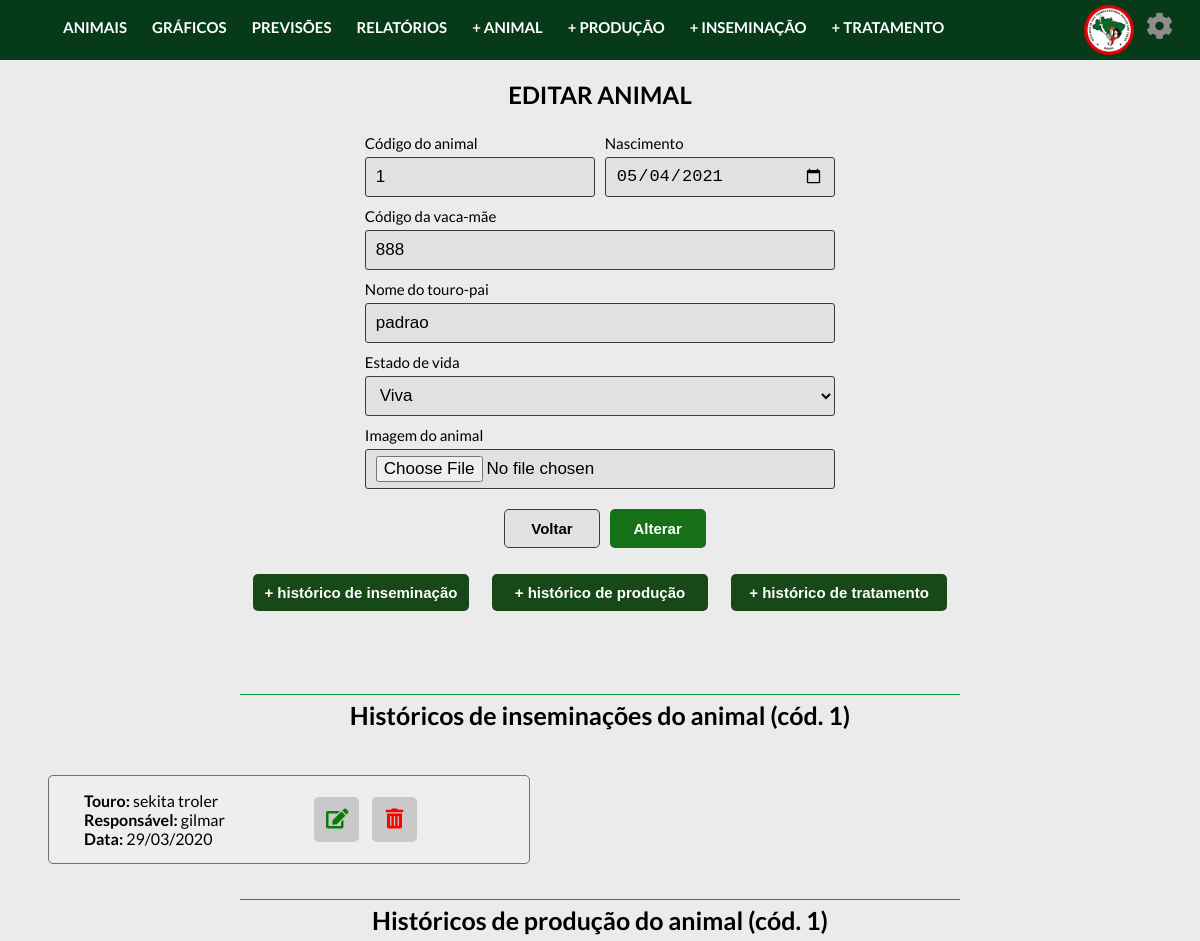
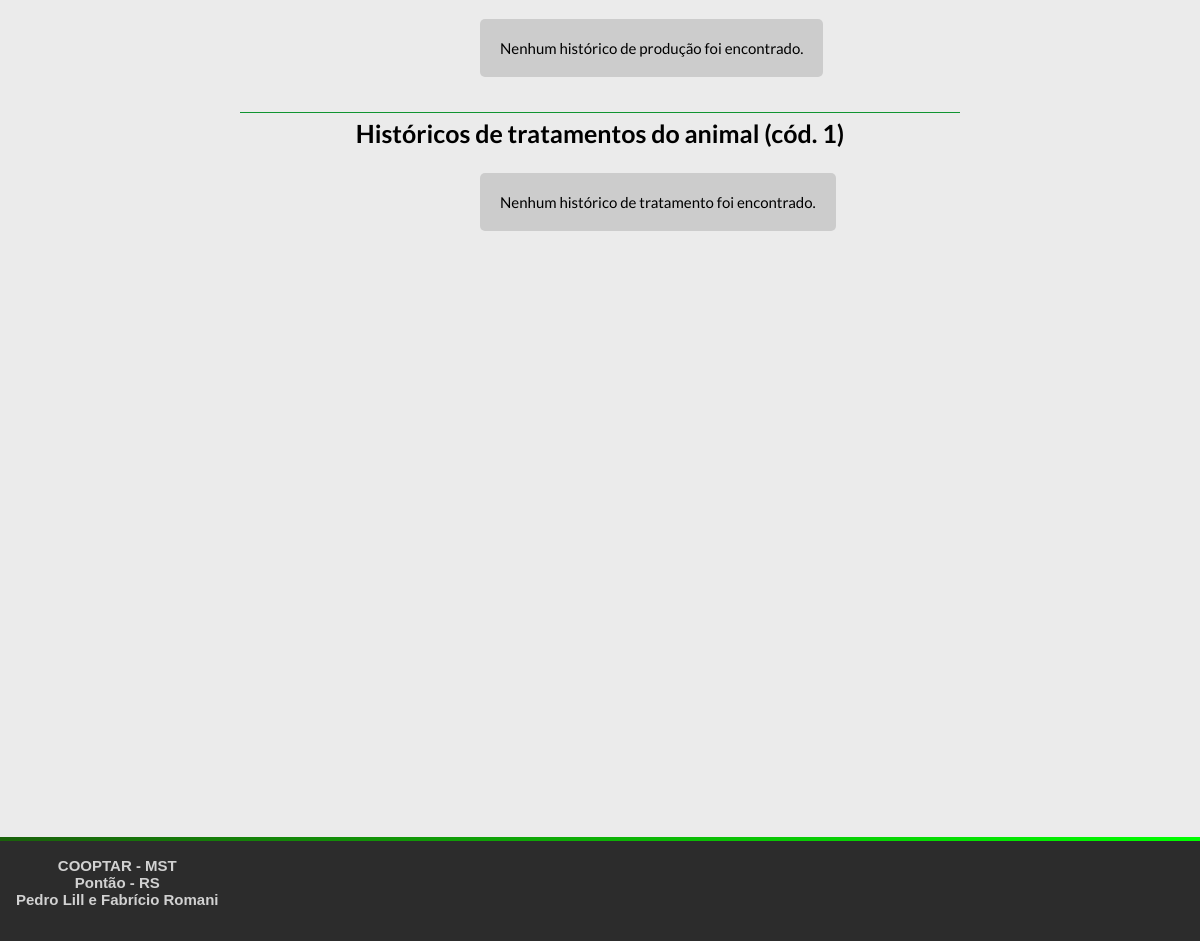
Page /controller/animalController.php?acao=altera&codAnimal=1 on the committed database (2 pictures, top to bottom).
### tables this page shows
create table animal(
  codAnimal INTEGER NOT NULL,
  dtNascimento DATE NOT NULL,
  codMae INTEGER NOT NULL,
  nomePai VARCHAR(30) NOT NULL,
  estadoVida VARCHAR(10) NOT NULL,
  motivoMorte VARCHAR(30) NULL,
  dataMorte DATE NULL,
  nomeImagem VARCHAR(30) NOT NULL,
  PRIMARY KEY (codAnimal)
);

create table inseminacao(
  codInseminacao INTEGER AUTO_INCREMENT PRIMARY KEY,
  codAnimal INTEGER NOT NULL,
  dtInseminacao DATE NOT NULL,
  touroInseminador VARCHAR(20) NOT NULL,
  inseminadorResponsavel VARCHAR(40) NOT NULL,
  retorno VARCHAR(10) NOT NULL,
  obs TEXT,
   
  FOREIGN KEY (codAnimal) REFERENCES animal(codAnimal)
);

### controller/classes/Conexao.php (called while the page is built)
<?php
    class Conexao{
        public static $conexao;
        public static function conecta(){
            if(!isset(self::$conexao)){
                try{
                    self::$conexao = new PDO("mysql:host=localhost; dbname=projetointegrado", "admcooptar", "12345");
                }
                catch(PDOException $e){
                    echo "Erro de conexão: ". $e->getMessage();
                    die();
                }
            }
            return self::$conexao;
        }
    }
?>

### controller/classes/AnimalDAO.php (called while the page is built, shortened)
<?php
    require_once "Conexao.php";
    require_once "Animal.php";
    class AnimalDAO{
        public $conexao;
        public function __construct(){
            $this->conexao = Conexao::conecta();
        }
        public function buscar($codAnimal){
            try{
                $query = $this->conexao->prepare("select * from animal where codAnimal=:c");
                $query->bindParam(":c", $codAnimal, PDO::PARAM_INT);
                $query->execute();
                $registros = $query->fetchAll(PDO::FETCH_CLASS, "Animal");
                return $registros[0];
            }
            catch(PDOException $e){
                echo "Erro no acesso aos dados: ". $e->getMessage();
            }
        }
    }
?>

### controller/classes/Animal.php (called while the page is built, shortened)
<?php
    class Animal{
        private $codAnimal;
        private $dtNascimento;
        private $codMae;
        private $nomePai;
        private $estadoVida;
        private $nomeImagem;
        public function getCodAnimal(){
            return $this->codAnimal;
        }
        public function getDtNascimento(){
            return $this->dtNascimento;
        }
        public function getCodMae(){
            return $this->codMae;
        }
        public function getNomePai(){
            return $this->nomePai;
        }
        public function getEstadoVida(){
            return $this->estadoVida;
        }
        public function getNomeImagem(){
            return $this->nomeImagem;
        }
    }
?>

### controller/classes/InseminacaoDAO.php (called while the page is built, shortened)
<?php
    require_once "Conexao.php";
    require_once "Inseminacao.php";
    class InseminacaoDAO{
        public $conexao;
        public function __construct(){
            $this->conexao = Conexao::conecta();
        }
        public function buscaLista($codAnimal){
            try{
                $query = $this->conexao->prepare("select * from inseminacao where codAnimal = :c");
                $query->bindParam(":c", $codAnimal, PDO::PARAM_INT);
                $query->execute();
                $registros = $query->fetchAll(PDO::FETCH_CLASS, "Inseminacao");
                return $registros;
            }
            catch(PDOException $e){
                echo "Erro no acesso aos dados: ". $e->getMessage();
            }
        }
    }
?>

### controller/classes/Inseminacao.php (called while the page is built, shortened)
<?php
    class Inseminacao{
        private $codInseminacao;
        private $dtInseminacao;
        private $touroInseminador;
        private $inseminadorResponsavel;
        public function getCodInseminacao(){
            return $this->codInseminacao;
        }
        public function getDtInseminacao(){
            return $this->dtInseminacao;
        }
        public function getTouroInseminador(){
            return $this->touroInseminador;
        }
        public function getInseminadorResponsavel(){
            return $this->inseminadorResponsavel;
        }
    }
?>

### controller/classes/ProducaoDAO.php (called while the page is built, shortened)
<?php
    require_once "Conexao.php";
    class ProducaoDAO{
        public $conexao;
        public function __construct(){
            $this->conexao = Conexao::conecta();
        }
        public function buscaLista($codAnimal){
            try{
                $query = $this->conexao->prepare("select * from producao where codAnimal = :c");
                $query->bindParam(":c", $codAnimal, PDO::PARAM_INT);
                $query->execute();
                $registros = $query->fetchAll(PDO::FETCH_CLASS, "Producao");
                return $registros;
            }
            catch(PDOException $e){
                echo "Erro no acesso aos dados: ". $e->getMessage();
            }
        }
    }
?>

### controller/classes/TratamentoDAo.php (called while the page is built, shortened)
<?php
    require_once "Conexao.php";
    class TratamentoDAO{
        public $conexao;
        public function __construct(){
            $this->conexao = Conexao::conecta();
        }
        public function buscaLista($codAnimal){
            try{
                $query = $this->conexao->prepare("select * from tratamento where codAnimal = :c");
                $query->bindParam(":c", $codAnimal, PDO::PARAM_INT);
                $query->execute();
                $registros = $query->fetchAll(PDO::FETCH_CLASS, "Tratamento");
                return $registros;
            }
            catch(PDOException $e){
                echo "Erro no acesso aos dados: ". $e->getMessage();
            }
        }
    }
?>

### controller/views/alteraAnimal.php (the view, shortened to what this page needs)
<main>
  <?php
    $codAnimal = isset($_POST['field_codAnimal']) ? $_POST['field_codAnimal'] : $animal->getCodAnimal();
    $dtNascimento = isset($_POST['field_dtNascimento']) ? $_POST['field_dtNascimento'] : $animal->getDtNascimento();
    $codMae = isset($_POST['field_codMae']) ? $_POST['field_codMae'] : $animal->getCodMae();
    $nomePai = isset($_POST['field_nomePai']) ? $_POST['field_nomePai'] : $animal->getNomePai();
    $estadoVida = isset($_POST['field_estadoVida']) ? $_POST['field_estadoVida'] : $animal->getEstadoVida();
    $nomeImagem = isset($_FILES['field_imagem']['name'])?($_FILES['field_imagem']['name']) : $animal->getNomeImagem();
  ?>
<?php require_once("../includes/header.php");?>
<form action="" class="container-historicos" name="form-inseminacao" method="post" enctype="multipart/form-data">
  <h2>EDITAR ANIMAL</h2>
  <div class="div-metade">
    <label class="label-cadastra" for="id_codAnimal">Código do animal </label>
    <input type="number" name="field_codAnimal" id="id_codAnimal" value="<?=$codAnimal ?>" required>
  </div>
  <div class="div-metade">
    <label class="label-cadastra" for="id_dtNascimento">Nascimento </label>
    <input type="date" name="field_dtNascimento" maxlength="100" id="id_dtNascimento" value="<?=$dtNascimento?>" required>
  </div>
  <div class="div-inteira">
    <label class="label-cadastra" for="id_codMae">Código da vaca-mãe </label>
    <input type="number" name="field_codMae" maxlength="100" id="id_codMae" value="<?=$codMae?>" required>
  </div>
  <div class="div-inteira">
    <label class="label-cadastra" for="id_nomePai">Nome do touro-pai </label>
    <input type="text" name="field_nomePai" maxlength="50" id="id_nomePai" value="<?=$nomePai?>" required>
  </div>
  <div class="div-inteira">
    <label class="label-cadastra" for="id_estadoVida">Estado de vida </label>
    <select name="field_estadoVida" id="id_estadoVida" onChange="estadoVida()" required >
        <option value="Viva" value="<?=$estadoVida?>">Viva</option>
  </select>
  </div>
  <div class="div-inteira">
    <label class="label-cadastra" for="id_nomeImagem">Imagem do animal </label>
    <input type="file" name="field_imagem" id="id_imagem" maxlength="50" id="id_nomeImagem" value="<?=$nomeImagem?>" required>
  </div>
  <button name="adiciona" class="button-form-voltar" type="button" onclick="botaoVoltar('alteraAnimal')">Voltar</button>
  <button name="adiciona" class="button-form-altera" type="submit">Alterar</button>
</form>
<div class="botoes-adiciona">
  <button name="adiciona" class="button-adiciona-historico-altera" onclick="adicionaHistoricoInse(<?=$codAnimal ?>)">+ histórico de inseminação</button>
  <button name="adiciona" class="button-adiciona-historico-altera" onclick="adicionaHistoricoProd(<?=$codAnimal ?>)">+ histórico de produção</button>
  <button name="adiciona" class="button-adiciona-historico-altera" onclick="adicionaHistoricoTrat(<?=$codAnimal ?>)">+ histórico de tratamento</button>
</div>
<br>
<br>
<?php include("listaInseminacao.php");?>
<?php include("listaProducao.php");?>
<?php include("listaTratamento.php");?>
<?php require_once("../includes/footer.php");?>
</main>

### controller/views/listaInseminacao.php (shortened to what this page needs)
<!DOCTYPE html>
<html lang="pt-br">
<head>
  <link href="../css/style.css" rel="stylesheet">
  <link href="../css/adicionar-animal.css" rel="stylesheet">
  <link href="../css/lista-animais.css" rel="stylesheet">
</head>
<div class="lista_animais">
  <?php
    require_once "../controller/classes/InseminacaoDAO.php";
    $obj = new InseminacaoDAO();
    $lista = $obj->buscaLista($codAnimal);
    ?>
    <h3>Históricos de inseminações do animal (cód. <?=$codAnimal?>)</h3>
    <?php
    if(count($lista) == 0){
    ?>
       <div class="div-nenhum-historico">
        <p>Nenhum histórico de inseminação foi encontrado.</p>
       </div>
    <?php
    }else{
      foreach ($lista as $inseminacao){
    ?>
      <div class="animal-historico">
          <div class="label">
              <div class="animal_descricao">
              <strong>Touro: </strong> <?=$inseminacao->getTouroInseminador()?> <br>
              <strong>Responsável: </strong> <?=$inseminacao->getInseminadorResponsavel()?> <br>
              <strong>Data: </strong> <?=date('d/m/Y', strtotime("+0 days",strtotime($inseminacao->getDtInseminacao())));?>
            </div>
            <div>
              <button name="altera" class="button-edit" onclick="window.location.href='inseminacaoController.php?acao=altera&codInseminacao=<?=$inseminacao->getCodInseminacao() ?>'"><i class="fa fa-edit fa-1x"></i></button>
              <button name="exclui" class="button-delete" onclick=""><i class="fa fa-trash-alt fa-1x"></i></button>
            </div>
          </div>
      </div>
    <?php
      }
    }
  ?>
</div>

### controller/views/listaProducao.php (shortened to what this page needs)
<!DOCTYPE html>
<html lang="pt-br">
<head>
  <link href="../css/style.css" rel="stylesheet">
  <link href="../css/adicionar-animal.css" rel="stylesheet">
  <link href="../css/lista-animais.css" rel="stylesheet">
</head>
<div class="lista_animais">
  <?php
  require_once "../controller/classes/ProducaoDAO.php";
  $obj = new ProducaoDAO();
  $lista = $obj->buscaLista($codAnimal);
  ?>
  <h3>Históricos de produção do animal (cód. <?=$codAnimal?>)</h3>
  <?php
  if(count($lista) == 0){
    ?>
    <div class="div-nenhum-historico">
     <p>Nenhum histórico de produção foi encontrado.</p>
    </div>
   <?php
    }
  ?>
</div>

### controller/views/listaTratamento.php (shortened to what this page needs)
<!DOCTYPE html>
<html lang="pt-br">
<head>
  <link href="../css/style.css" rel="stylesheet">
  <link href="../css/adicionar-animal.css" rel="stylesheet">
  <link href="../css/lista-animais.css" rel="stylesheet">
</head>
<div class="lista_animais">
  <?php
  require_once "../controller/classes/TratamentoDAO.php";
  $obj = new TratamentoDAO();
  $lista = $obj->buscaLista($codAnimal);
  ?>
  <h3>Históricos de tratamentos do animal (cód. <?=$codAnimal?>)</h3>
  <?php
  if(count($lista) == 0){
    ?>
    <div class="div-nenhum-historico">
     <p>Nenhum histórico de tratamento foi encontrado.</p>
    </div>
   <?php
    }
  ?>
</div>

### css/style.css (style rules this page uses)
:root { --primary-color: #073a18; }
body { font-family: 'Lato', sans-serif; margin: 0; transition: transform 0.3s; background-color: #ebebeb; }
button, input[type='submit'] { border: 0; border-radius: 5px; color: #fff; cursor: pointer; padding: 8px 12px; }

### css/adicionar-animal.css (style rules this page uses)
.container-historicos { display: flex; flex-direction: row; justify-content: flex-start; flex-wrap: wrap; margin-left: 30%; width: 40%; }
input[type=date], input[type=text], input[type=file], select, input[type=number], input[type=password], input[type=checkbox] { background-color: #e2e1e1; width: 100%; padding: 6px 10px; margin: 5px 0 5px 0; display: inline-block; border: 1.8px solid #3c3b3b; box-sizing: border-box; border-radius: 3px; font-size: 17px; cursor: pointer; height: 40px; }
.label-cadastra { width: 100%; margin: 5px 0 0 0; display: block; box-sizing: border-box; font-size: 15px; }
.container-historicos h2 { width: 100%; text-align: center; }
.button-form-altera { background-color: #157018; color: white; padding: 10px; margin: 15px 0 0 1%; border: none; cursor: pointer; width: 20%; font-size: 15px; font-weight: bold; }
.button-form-voltar { background-color: #e2e1e1; color: black; padding: 10px; margin: 15px 1% 0 30%; border: none; cursor: pointer; border: 1px solid #3c3b3b; width: 20%; font-size: 15px; font-weight: bold; }
.div-metade { width: 48%; margin: 0 1% 0 1%; }
.div-inteira { width: 98%; margin: 0 1% 0 1%; }
.botoes-adiciona { width: 60%; margin-left: 20%; text-align: center; }
.button-adiciona-historico-altera { background-color: #164818; color: white; margin: 10px; padding: 10px; border: none; cursor: pointer; width: 30%; font-size: 15px; font-weight: bold; }

### css/lista-animais.css (style rules this page uses)
.lista_animais { display: flex; flex-direction: row; justify-content: flex-start; flex-wrap: wrap; margin-top: 10px; }
h3 { width: 100%; text-align: center; font-size:25px; font-weight: bold; }
.lista_animais h3 { width: 60%; margin-left: 20%; border-top: 1px solid #109431; padding-top: 5px; }
.animal-historico { cursor: pointer; width: 40vw; font-size: 15px; background-color: #eeeeee; border: 1px solid #707070; margin: 20px 4vw 0 4vw; border-radius: 5px; transition: 0.3s; }
.div-nenhum-historico { background-color: rgb(204, 204, 204); font-size: 15px; padding: 20px; margin-left: 40vw; border-radius: 5px; }
.div-nenhum-historico p { margin: 0; }
.animal-historico .label { display: flex; margin: 15px; align-items: center; }
.animal_descricao { margin-left: 20px; font-size: 16px; width: 40%; display: block; flex-direction: column; }
.button-delete { background-color: #8888885f; color: #ff0000; font-size: 20px; font-weight: 200; width: 45px; height: 45px; margin-left: 10px; }
.button-edit { background-color: #8888885f; color: #097c09; font-size: 20px; font-weight: 200; width: 45px; height: 45px; margin-left: 50px; }

### rows in the picture
animal: field_codAnimal "1", field_dtNascimento "05/04/2021", field_codMae "888", field_nomePai "padrao", codAnimal "1"
inseminacao: touroInseminador "sekita troler", inseminadorResponsavel "gilmar", dtInseminacao "29/03/2020"
